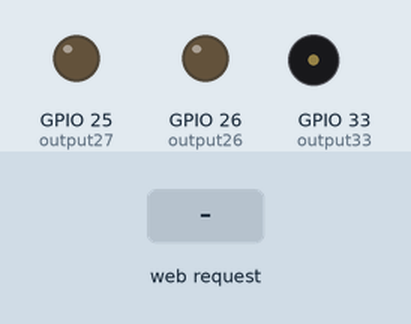
A sketch run on a simulated ESP32. On the bench: output pins drawn as LEDs (lit = HIGH), buzzer (waves = sounding). The test bench sets the inputs (shaded band). WiFi joins after 1.5 s; servers stay silent unless stated; what the sketch prints to the serial monitor is not drawn.

Above: at 2.7 s.
2.8 s: HTTP request GET /26/on received
At 3.4 s:
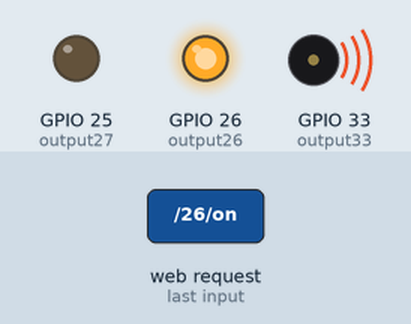
4.3 s: HTTP request GET /26/off received
At 4.6 s:
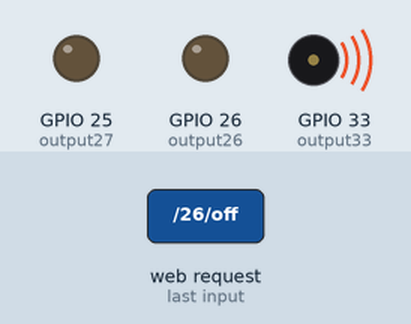
5.8 s: HTTP request GET /27/on received
At 6.9 s:
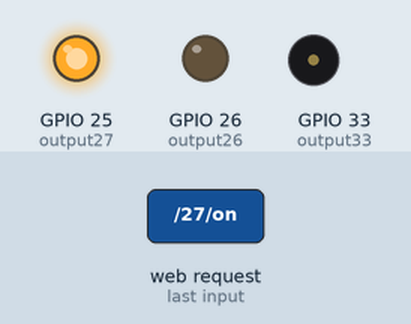
7.3 s: HTTP request GET /26/on received
At 8.0 s:
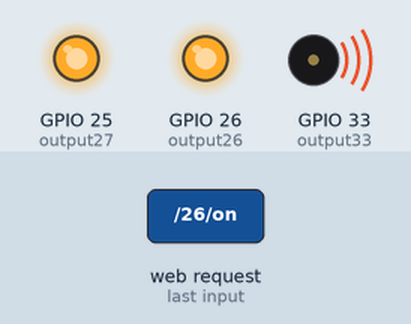
8.8 s: HTTP request GET /26/off received
At 9.2 s:
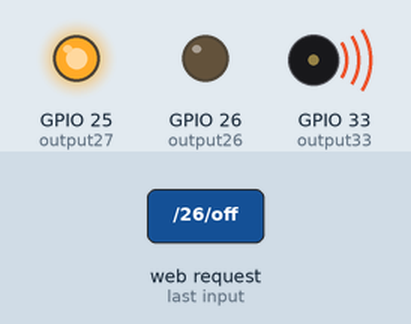
10.3 s: HTTP request GET /27/off received
At 11.5 s:
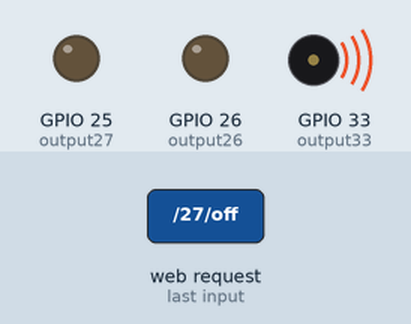
Timing chart, 0 to 12.8 s (numbered marks = the images above; inputs shaded):
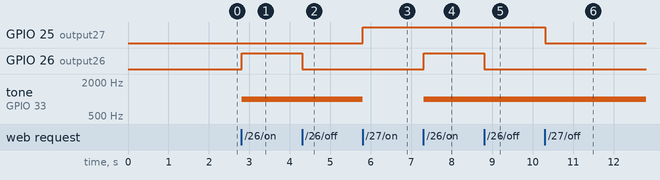

Measured:
- after the input at 2.8 s, GPIO 26 (output26): LOW → HIGH at once; tone on GPIO 33 (output33): silent → 1000 Hz at once
- after the input at 4.3 s, GPIO 26 (output26): HIGH → LOW at once
- after the input at 5.8 s, GPIO 25 (output27): LOW → HIGH at once; tone on GPIO 33 (output33): 1000 Hz → silent at once
- after the input at 7.3 s, GPIO 26 (output26): LOW → HIGH at once; tone on GPIO 33 (output33): silent → 1000 Hz at once
- after the input at 8.8 s, GPIO 26 (output26): HIGH → LOW at once
- after the input at 10.3 s, GPIO 25 (output27): HIGH → LOW at once

The sketch:

sketch_principal.ino
```cpp
// Cargar la biblioteca de Wi-Fi
#include <WiFi.h>

// Credenciales de la red
const char* ssid = "-";
const char* password = "-";

// Establecer el número de puerto del servidor web en 80
WiFiServer server(80);

// Variable para almacenar la solicitud HTTP
String header;

// Variables auxiliares para almacenar el estado actual de salida
String output26State = "off";
String output27State = "off";

// Asignar variables de salida a los pines GPIO
const int output26 = 26;
const int output27 = 25;
const int output33 = 33;

// Tiempo actual
unsigned long currentTime = millis();
// Tiempo anterior
unsigned long previousTime = 0;
// Definir tiempo de espera en milisegundos (ejemplo: 2000ms = 2s)
const long timeoutTime = 2000;

void setup() {
  Serial.begin(115200);
  // Inicializar las variables de salida como salidas
  pinMode(output26, OUTPUT);
  pinMode(output27, OUTPUT);
  pinMode(output33, OUTPUT);
  // Establecer las salidas a BAJO
  digitalWrite(output26, LOW);
  digitalWrite(output27, LOW);

  // Conectar a la red Wi-Fi con SSID y contraseña
  Serial.print("Conectando a ");
  Serial.println(ssid);
  WiFi.begin(ssid, password);
  while (WiFi.status() != WL_CONNECTED) {
    delay(500);
    Serial.print(".");
  }
  // Imprimir la dirección IP local e iniciar el servidor web
  Serial.println("");
  Serial.println("WiFi conectado.");
  Serial.println("Dirección IP: ");
  Serial.println(WiFi.localIP());
  server.begin();
}

void loop() {
  WiFiClient client = server.available();

  if (client) {                             // Si se conecta un nuevo cliente,
    currentTime = millis();
    previousTime = currentTime;
    Serial.println("Nuevo Cliente.");       // imprimir un mensaje en el puerto serie
    String currentLine = "";                // crear una String para mantener los datos entrantes del cliente
    while (client.connected() && currentTime - previousTime <= timeoutTime) {  // bucle mientras el cliente esté conectado
      currentTime = millis();
      if (client.available()) {             // si hay bytes para leer del cliente,
        char c = client.read();             // leer un byte, luego
        Serial.write(c);                    // imprimirlo en el monitor serie
        header += c;
        if (c == '\n') {                    // si el byte es un carácter de nueva línea
          // si la línea actual está en blanco, tienes dos caracteres de nueva línea seguidos.
          // ese es el fin de la solicitud HTTP del cliente, así que envía una respuesta:
          if (currentLine.length() == 0) {
            // Los encabezados HTTP siempre comienzan con un código de respuesta
            // y un tipo de contenido para que el cliente sepa qué va a recibir, luego una línea en blanco:
            client.println("HTTP/1.1 200 OK");
            client.println("Content-type:text/html");
            client.println("Connection: close");
            client.println();

            // alternar los GPIOs entre encendido y apagado
            if (header.indexOf("GET /26/on") >= 0) {
              Serial.println("GPIO 26 encendido");
              output26State = "on";
              digitalWrite(output26, HIGH);
              tone(output33, 1000); // Emitir sonido a 1000 Hz
            } else if (header.indexOf("GET /26/off") >= 0) {
              Serial.println("GPIO 26 apagado");
              output26State = "off";
              digitalWrite(output26, LOW);
            } else if (header.indexOf("GET /27/on") >= 0) {
              Serial.println("GPIO 27 encendido");
              output27State = "on";
              digitalWrite(output27, HIGH);
              digitalWrite(output26, LOW);
              noTone(output33);     // Detener el sonido
            } else if (header.indexOf("GET /27/off") >= 0) {
              Serial.println("GPIO 27 apagado");
              output27State = "off";
              digitalWrite(output27, LOW);
            }

            // Mostrar la página web HTML
            client.println("<!DOCTYPE html><html>");
            client.println("<head><meta charset='UTF-8'><meta name=\"viewport\" content=\"width=device-width, initial-scale=1\">");
            client.println("<link rel=\"icon\" href=\"data:,\">");
            // CSS para estilizar los botones de encendido/apagado
            // Los atributos de color de fondo y tamaño de fuente
            client.println("<style>html { font-family: Helvetica; display: inline-block; margin: 0px auto; text-align: center;}");
            client.println(".button { background-color: #4CAF50; border: none; color: white; padding: 16px 40px;");
            client.println("text-decoration: none; font-size: 30px; margin: 2px; cursor: pointer;}");
            client.println(".button2 {background-color: #555555;}</style></head>");

            // Encabezado de la página web
            client.println("<body><h1>Botones de Emergencia</h1>");

            // Mostrar el estado actual, y botones de ENCENDIDO/APAGADO para el GPIO 26
            client.println("<p>Enviar Señal:</p>");
            // Si el estado de output26 es apagado, muestra el botón de ENCENDIDO
            if (output26State == "off") {
              client.println("<p><a href=\"/26/on\"><button class=\"button\">Activar</button></a></p>");
            } else {
              client.println("<p><a href=\"/26/off\"><button class=\"button button2\">Desactivar</button></a></p>");
            }

            // Mostrar el estado actual, y botones de ENCENDIDO/APAGADO para el GPIO 27
            client.println("<p>Recibir Señal:</p>");
            // Si el estado de output27 es apagado, muestra el botón de ENCENDIDO
            if (output27State == "off") {
              client.println("<p><a href=\"/27/on\"><button class=\"button\">Activar</button></a></p>");
            } else {
              client.println("<p><a href=\"/27/off\"><button class=\"button button2\">Desactivar</button></a></p>");
            }
            client.println("</body></html>");

            // La respuesta HTTP termina con otra línea en blanco
            client.println();
            // Salir del bucle
            break;
          } else { // si recibes una nueva línea, entonces limpia currentLine
            currentLine = "";
          }
        } else if (c != '\r') {  // si recibes cualquier cosa excepto un carácter de retorno de carro,
          currentLine += c;      // añádelo al final de currentLine
        }
      }
    }
    // Limpiar la variable header
    header = "";
    // Cerrar la conexión
    client.stop();
    Serial.println("Cliente desconectado.");
    Serial.println("");
  }
}
```
